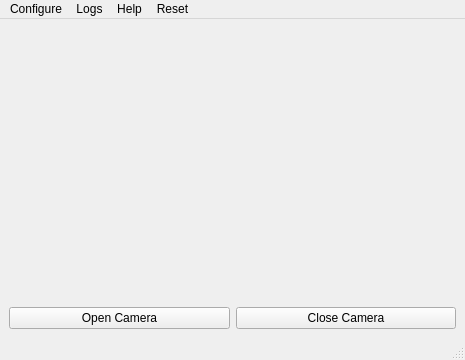
<?xml version="1.0" encoding="UTF-8"?>
<ui version="4.0">
 <class>MainWindow</class>
 <widget class="QMainWindow" name="MainWindow">
  <property name="geometry">
   <rect>
    <x>0</x>
    <y>0</y>
    <width>465</width>
    <height>360</height>
   </rect>
  </property>
  <property name="windowTitle">
   <string>MainWindow</string>
  </property>
  <widget class="QWidget" name="centralwidget">
   <layout class="QGridLayout" name="gridLayout_2">
    <item row="0" column="0">
     <layout class="QGridLayout" name="gridLayout">
      <item row="0" column="0" colspan="2">
       <widget class="QLabel" name="cameraView">
        <property name="text">
         <string/>
        </property>
       </widget>
      </item>
      <item row="1" column="0">
       <widget class="QPushButton" name="openCamButton">
        <property name="text">
         <string>Open Camera</string>
        </property>
       </widget>
      </item>
      <item row="1" column="1">
       <widget class="QPushButton" name="closeCamButton">
        <property name="text">
         <string>Close Camera</string>
        </property>
       </widget>
      </item>
     </layout>
    </item>
   </layout>
  </widget>
  <widget class="QMenuBar" name="menuBar">
   <property name="geometry">
    <rect>
     <x>0</x>
     <y>0</y>
     <width>465</width>
     <height>22</height>
    </rect>
   </property>
   <widget class="QMenu" name="menuSettings">
    <property name="title">
     <string>Configure</string>
    </property>
   </widget>
   <widget class="QMenu" name="menuLogs">
    <property name="title">
     <string>Logs</string>
    </property>
   </widget>
   <widget class="QMenu" name="menuHelp">
    <property name="title">
     <string>Help</string>
    </property>
   </widget>
   <widget class="QMenu" name="menuReset">
    <property name="maximumSize">
     <size>
      <width>1920</width>
      <height>1080</height>
     </size>
    </property>
    <property name="font">
     <font>
      <family>Arial</family>
     </font>
    </property>
    <property name="title">
     <string>Reset</string>
    </property>
   </widget>
   <addaction name="menuSettings"/>
   <addaction name="menuLogs"/>
   <addaction name="menuHelp"/>
   <addaction name="menuReset"/>
  </widget>
  <widget class="QStatusBar" name="statusBar"/>
 </widget>
 <resources/>
 <connections/>
</ui>
